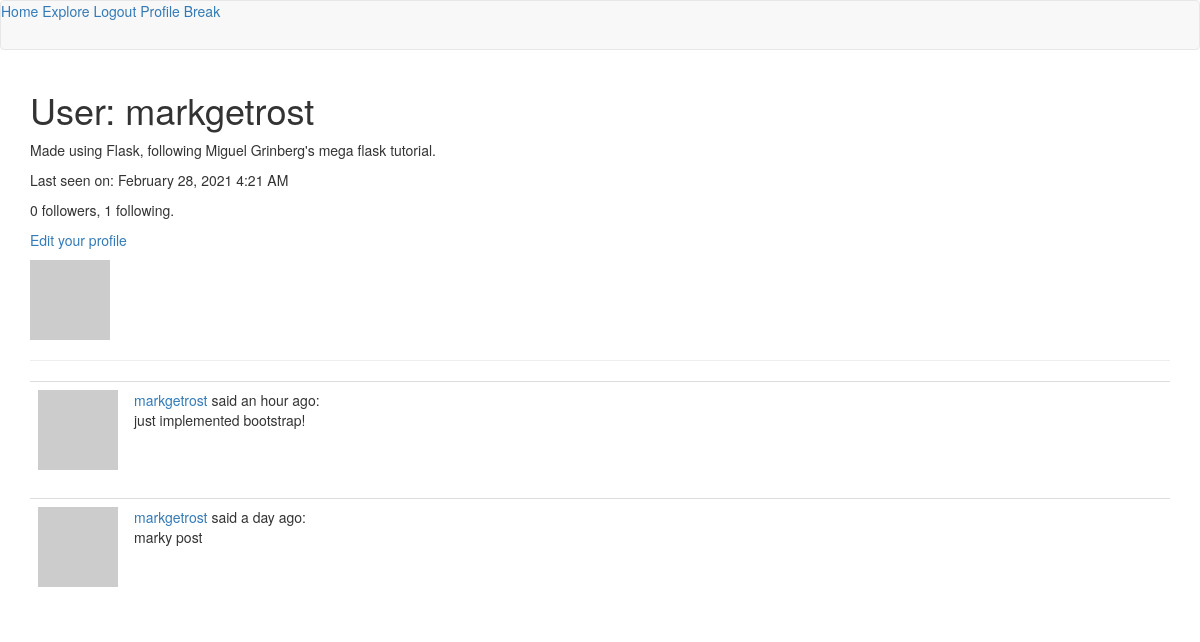
The page /user/markgetrost (signed in) on the database as committed earlier.
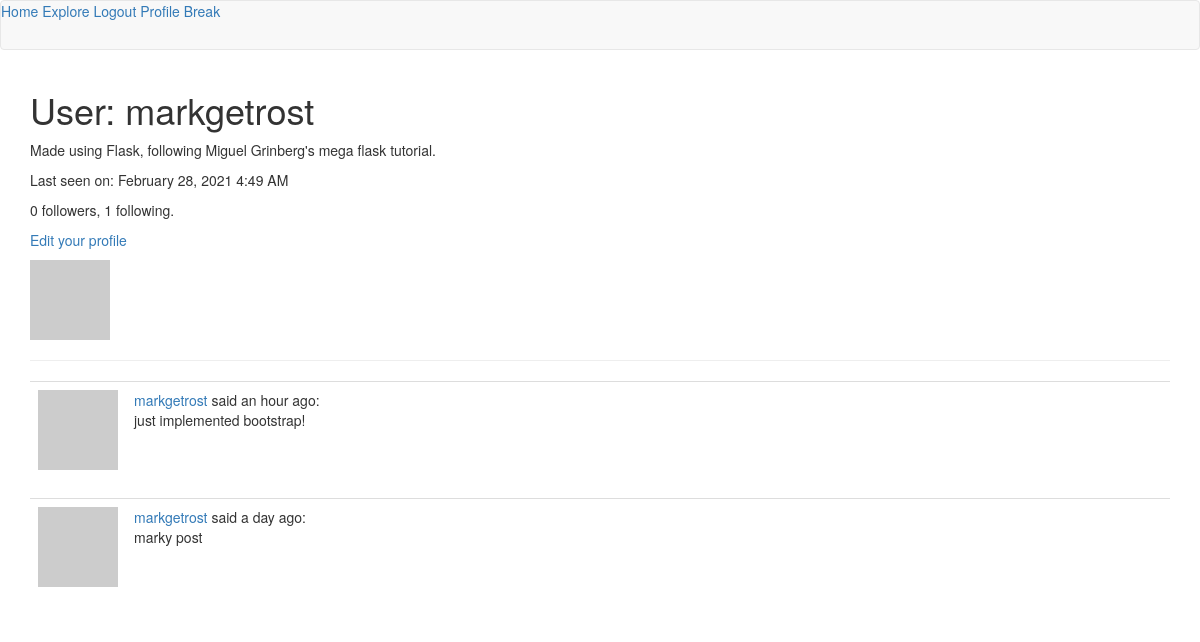
The same page on the database as committed later.
### app/models.py (models this page shows, shortened)
class User(UserMixin, db.Model):
    id = db.Column(db.Integer, primary_key=True)
    username = db.Column(db.String(64), index=True, unique=True)
    email = db.Column(db.String(120), index=True, unique=True)
    password_hash = db.Column(db.String(128))
    posts = db.relationship('Post', backref='author', lazy='dynamic')
    about_me = db.Column(db.String(140))
    last_seen = db.Column(db.DateTime, default=datetime.utcnow)
    '''
    implementing followers
    the following relationship implements this idea:
    A follows B. A is the left User. B is the right User.
    If we query A, we get the list of users followed by A.

    Below,
    • 'User' is the user followed by A.
    • secondary is the aux. table above this class.
    • primary join is the condition that links A to B.
        - the follower id matches self.id (first var. in this class above)
    • secondaryjoin links B to A. B is the followed user, so they have the
      same id.
    • backref

    '''
    followed = db.relationship(
        'User', secondary=followers,
        primaryjoin=(followers.c.follower_id == id),
        secondaryjoin=(followers.c.followed_id == id),
        backref=db.backref('followers', lazy='dynamic'), lazy='dynamic')
    def avatar(self, size):
        return 'https://www.gravatar.com/avatar/%s?d=identicon&s=%d' % (md5(self.email.encode('utf-8')).hexdigest(), size)
    '''
    Implement following and unfollowing other users.
    '''

class Post(db.Model):
    id = db.Column(db.Integer, primary_key=True)
    body = db.Column(db.String(140))
    timestamp = db.Column(db.DateTime, index=True, default=datetime.utcnow)
    user_id = db.Column(db.Integer, db.ForeignKey('user.id'))

### app/routes.py (the view)
@app.route('/user/<username>')
@login_required
def user(username):
	user = User.query.filter_by(username=username).first_or_404()
	page = request.args.get('page', 1, type=int) #query string, default, type
	posts = user.posts.order_by(Post.timestamp.desc()).paginate(
		page, app.config['POSTS_PER_PAGE'], False)
	next_url = url_for('user', username=user.username, page=posts.next_num) \
		if posts.has_next else None
	prev_url = url_for('user', username=user.username, page=posts.prev_num) \
	if posts.has_prev else None
	'''
	note, above we use url_for to pass extra arguments.
	username specifies the user whose profile page we're targetting.
	the page argument is used in this function to determine which of
	this user's posts should be displayed (pagination).

	below, if we're viewing someone else's profile, form serves as the
	follow/unfollow button.
	'''
	form = EmptyForm()
	return render_template('user.html',user=user,posts=posts.items,form=form)

### app/models.py (called while the page is built)
@login.user_loader
def load_user(id):
    return User.query.get(int(id))

### app/routes.py (called while the page is built)
@app.before_request
def before_request():
	if current_user.is_authenticated:
		current_user.last_seen = datetime.utcnow()
		db.session.commit()

### app/templates/user.html (shortened to what this page needs)
{% extends "base.html" %}
{% block app_content %}
    <table>
        <tr valign="top">
            <td><img src="{{ user.avatar(128) }}"></td>
            <h1>User: {{ user.username }}</h1>
            {% if user.about_me %}<p>{{ user.about_me }}</p>{% endif %}
            {% if user.last_seen %}
              <p>Last seen on: {{ moment(user.last_seen).format('LLL') }}</p>
            {% endif %}
              <p>{{ user.followers.count() }} followers, {{ user.followed.count() }} following.</p>
            {% if user == current_user %}
            <p><a href="{{ url_for('edit_profile') }}">Edit your profile</a></p>
            {% endif %}
        </tr>
    </table>
    <hr>
    {% for post in posts %}
        {% include '_post.html' %}
    {% endfor %}
{% endblock %}

### app/templates/base.html (shortened to what this page needs)
{% extends 'bootstrap/base.html' %}
{% block navbar %}
    <nav class="navbar navbar-default">
      <a href="{{ url_for('index') }}">Home</a>
      <a href="{{ url_for('explore') }}">Explore</a>
      {% if current_user.is_anonynous %}
      <a href="{{ url_for('login') }}">Login</a>
      {% else %}
      <a href="{{ url_for('logout') }}">Logout</a>
      <a href="{{ url_for('user', username=current_user.username) }}">Profile</a>
      {% endif %}
      <a href="{{ url_for('break_app')}}">Break</a>
    </nav>
{% endblock %}
{% block content %}
    <div class="container">
        {% block app_content %}{% endblock %}
    </div>
{% endblock %}

### app/templates/_post.html
 <table class="table table-hover">
        <tr>
            <td width="70px">
                <a href="{{ url_for('user', username=post.author.username) }}">
                    <img src="{{ post.author.avatar(70) }}" />
                </a>
            </td>
            <td>
              <a href="{{ url_for('user', username=post.author.username) }}">
                  {{ post.author.username }}
              </a>
              said {{ moment(post.timestamp).fromNow() }}:
              <br>
              {{ post.body }}
            </td>
        </tr>
    </table>

Rows that differ between the two databases and show on the page:
changed User "markgetrost": last_seen "February 28, 2021 4:21 AM" → "February 28, 2021 4:49 AM"
